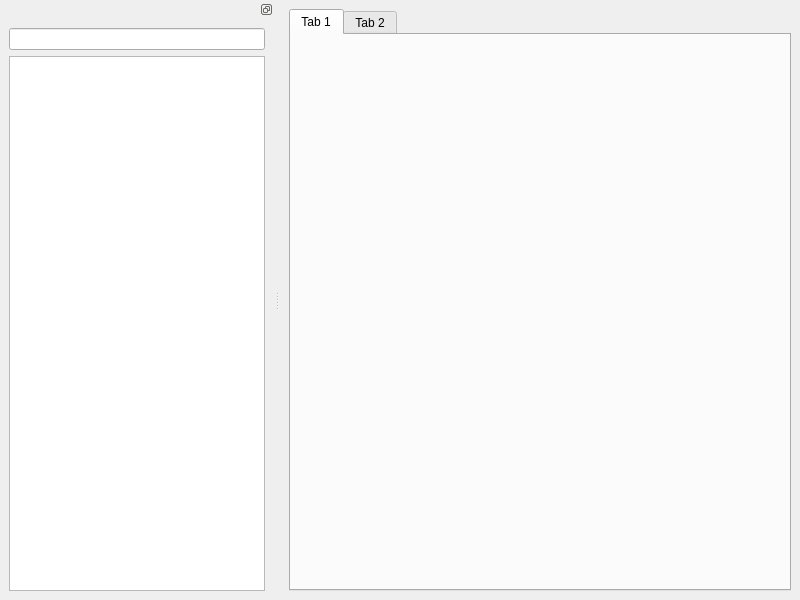
<?xml version="1.0" encoding="UTF-8"?>
<ui version="4.0">
 <class>MainWindow</class>
 <widget class="QMainWindow" name="MainWindow">
  <property name="geometry">
   <rect>
    <x>0</x>
    <y>0</y>
    <width>800</width>
    <height>600</height>
   </rect>
  </property>
  <property name="windowTitle">
   <string>MainWindow</string>
  </property>
  <widget class="QWidget" name="centralwidget">
   <layout class="QVBoxLayout" name="verticalLayout_3">
    <item>
     <widget class="QTabWidget" name="tabWidget">
      <widget class="QWidget" name="tab">
       <attribute name="title">
        <string>Tab 1</string>
       </attribute>
      </widget>
      <widget class="QWidget" name="tab_2">
       <attribute name="title">
        <string>Tab 2</string>
       </attribute>
      </widget>
     </widget>
    </item>
   </layout>
  </widget>
  <widget class="QMenuBar" name="menubar">
   <property name="geometry">
    <rect>
     <x>0</x>
     <y>0</y>
     <width>800</width>
     <height>21</height>
    </rect>
   </property>
  </widget>
  <widget class="QDockWidget" name="dockWidget">
   <property name="features">
    <set>QDockWidget::DockWidgetFloatable|QDockWidget::DockWidgetMovable</set>
   </property>
   <attribute name="dockWidgetArea">
    <number>1</number>
   </attribute>
   <widget class="QWidget" name="dockWidgetInstrumentContents">
    <layout class="QVBoxLayout" name="verticalLayout_2">
     <item>
      <layout class="QVBoxLayout" name="vBox">
       <item>
        <widget class="QLineEdit" name="lineEditInstrumentSearch"/>
       </item>
       <item>
        <widget class="QListView" name="listView"/>
       </item>
      </layout>
     </item>
    </layout>
   </widget>
  </widget>
 </widget>
 <resources/>
 <connections/>
</ui>
